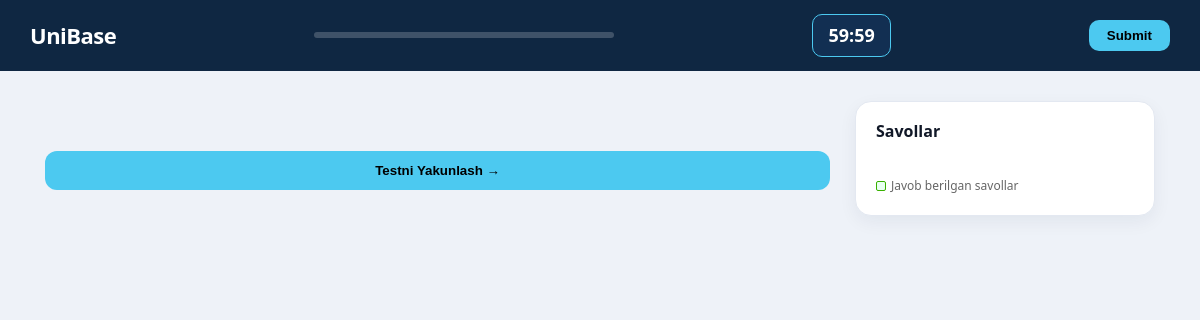
Before: /test/Ona Tili/ (signed in) with the older database file.
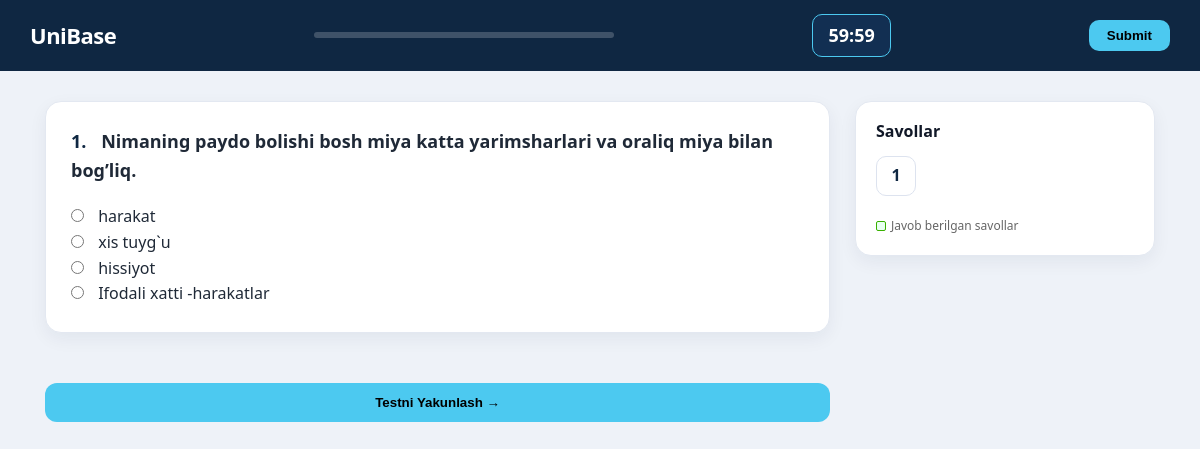
After: the same page with the newer database file.
### app/models.py (models this page shows, shortened)
class PaidTestMixin(models.Model):
    is_paid = models.BooleanField(default=False)
    price = models.PositiveIntegerField(default=25)
    class Meta:
        abstract = True

class Milliy_Sertifikat(PaidTestMixin):
    FAN_CHOICES = (
        ('Matematika', 'Matematika'),
        ('Ona Tili', 'Ona Tili'),
        ('Tarix', 'Tarix'),
        ('Kimyo', 'Kimyo'),
        ('Biologiya', 'Biologiya'),
        ('Fizika', 'Fizika'),
        ('Ingliz Tili', 'Ingliz Tili'),
    )
    fan = models.CharField(max_length=20, choices=FAN_CHOICES)
    savol = models.TextField()
    variant_a = models.CharField(max_length=255,default='')
    variant_b = models.CharField(max_length=255,default='')
    variant_c = models.CharField(max_length=255,default='')
    variant_d = models.CharField(max_length=255,default='')
    togri_variant = models.CharField(
        max_length=1,
        choices=[('A', 'A'), ('B', 'B'), ('C', 'C'), ('D', 'D')]
    )

### app/views.py (the view, shortened to what this page needs)
# urls.py: path('test/<str:fan>/', test_boshlash, name='milliy'),
@login_required
def test_boshlash(request, fan):
    questions = Milliy_Sertifikat.objects.filter(fan=fan)[:50]
    if 'milliy_start' not in request.session:
        request.session['milliy_start'] = time.time()
    form = TestForm(request.POST or None, questions=questions)
    return render(request, "test_milliy.html", {"form": form})

### app/forms.py
class TestForm(forms.Form):
    def __init__(self, *args, questions=None, **kwargs):
        super().__init__(*args, **kwargs)
        if questions:
            for q in questions:
                self.fields[f"q_{q.id}"] = forms.ChoiceField(
                    label=q.savol,
                    choices=[
                        ("A", q.variant_a),
                        ("B", q.variant_b),
                        ("C", q.variant_c),
                        ("D", q.variant_d)
                    ],
                    widget=forms.RadioSelect,
                    required=True
                )

### app/templates/test_milliy.html (shortened to what this page needs)
<!DOCTYPE html>
<html lang="uz">
{% load static %}
<head>
    <link rel="stylesheet" href="{% static 'styles.css' %}">
    <link rel="stylesheet" href="{% static 'responsive.css' %}">
</head>
<body>
<div class="topbar">
    <a href="{% url 'home' %}" class="logo-text">UniBase</a>
    <div class="progress-box">
    </div>
    <div class="timer-display" id="timer-display">60:00</div>
    <button type="button" class="submit-btn" style="background:#4cc9f0; border:none; padding:8px 18px; border-radius:10px; font-weight:600; cursor:pointer;" onclick="document.getElementById('test-form').submit()">Submit</button>
</div>
<div class="layout">
    <main>
        <form method="POST" id="test-form">
            {% for field in form %}
            <div class="question-card" id="q-{{ forloop.counter }}">
                <span class="q-title">
                    <strong style="color: #0f2742; margin-right: 10px;">{{ forloop.counter }}.</strong>
                    {{ field.label }}
                </span>
                <div class="options-wrapper">
                    {{ field }}
                </div>
            </div>
            {% endfor %}
            <div style="margin-top: 30px;">
                <button type="button" class="btn-yakunlash" onclick="document.getElementById('test-form').submit()">Testni Yakunlash →</button>
            </div>
        </form>
    </main>
    <aside>
        <div class="navigator">
            <h3 style="margin-top:0; margin-bottom:15px; font-size: 16px;">Savollar</h3>
            <div class="nav-grid">
                {% for field in form %}
                    <a href="#q-{{ forloop.counter }}" class="nav-item" id="nav-{{ forloop.counter }}">
                        {{ forloop.counter }}
                    </a>
                {% endfor %}
            </div>
            <div style="margin-top: 20px; font-size: 12px; color: #666;">
                <div style="display:flex; align-items:center; gap:5px;">
                    <span style="width:10px; height:10px; background:#e8fff1; border:1px solid #38b000; border-radius:2px;"></span>
                    Javob berilgan savollar
                </div>
            </div>
        </div>
    </aside>
</div>
</body>
</html>

Changed rows visible on the page:
added Milliy_Sertifikat: label "Nimaning paydo bolishi bosh miya katta yarimsharlari va oraliq miya bilan bog’liq."
Other visible differences:
new list line: "1 . ☐ harakat ☐ xis tuyg`u ☐ hissiyot ☐ Ifodali xatti -harakatlar harakat xis tuyg`u hissiyot Ifodali xatti -harakatlar"
new list line: "1"
